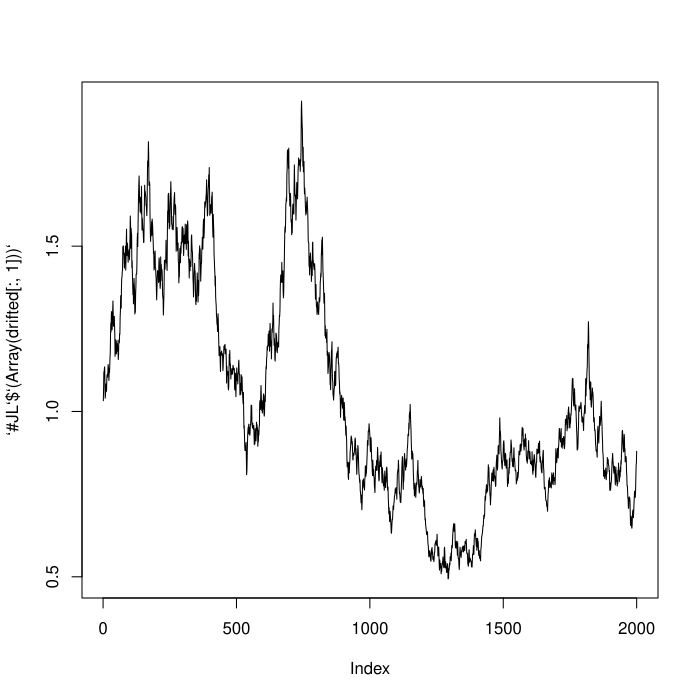

Write Julia code to recreate this figure.
using RCall
include("../../models/little/count_lengths/count_lengths.jl")

signal = AxisArray(ones(2000,2),Axis{:time}(linspace(0,2,2000)*s))
drifted = drift(signal,τ_σ=0.5s,c_σ=0.5)

R"""
pdf("noise.pdf")
plot($(Array(drifted[:,1])),type='l')
dev.off()
"""
